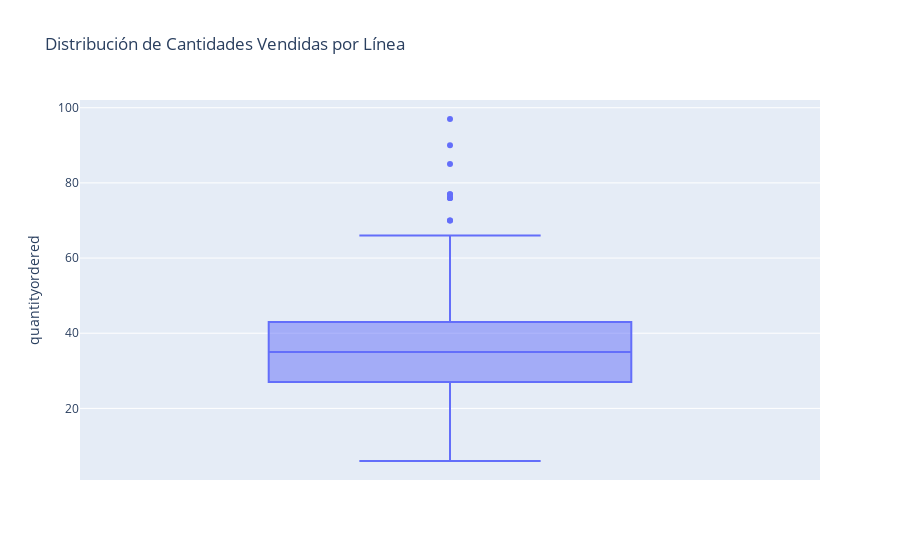

The code cell stored with this chart in its notebook:
### Markdown cell above
## 5. Boxplot de Cantidad Vendida por Línea de Pedido

### Code cell
# Boxplot interactivo
fig = px.box(df, y='quantityordered', title='Distribución de Cantidades Vendidas por Línea')
fig.show()

### Figure 1 — Plotly figure (JSON) as saved in the notebook; plotly's stock layout.template omitted (floating-point values rounded to 4 significant figures; data arrays with more than 128 entries replaced by an {"elided": "..."} marker saying what was removed)
{"data": [{"alignmentgroup": "True", "hovertemplate": "quantityordered=%{y}<extra></extra>", "legendgroup": "", "marker": {"color": "#636efa"}, "name": "", "notched": false, "offsetgroup": "", "orientation": "v", "showlegend": false, "type": "box", "x0": " ", "xaxis": "x", "y": {"elided": "2859 int values"}, "y0": " ", "yaxis": "y"}], "layout": {"boxmode": "group", "legend": {"tracegroupgap": 0}, "title": {"text": "Distribución de Cantidades Vendidas por Línea"}, "xaxis": {"anchor": "y", "domain": [0, 1]}, "yaxis": {"anchor": "x", "domain": [0, 1], "title": {"text": "quantityordered"}}}}
